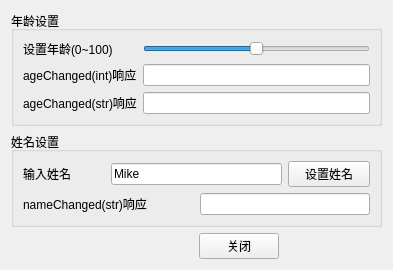
<?xml version="1.0" encoding="UTF-8"?>
<ui version="4.0">
 <class>Widget</class>
 <widget class="QWidget" name="Widget">
  <property name="geometry">
   <rect>
    <x>0</x>
    <y>0</y>
    <width>393</width>
    <height>266</height>
   </rect>
  </property>
  <property name="windowTitle">
   <string>资源文件、自定义信号</string>
  </property>
  <property name="windowIcon">
   <iconset resource="res.qrc">
    <normaloff>:/icon/images/app.ico</normaloff>:/icon/images/app.ico</iconset>
  </property>
  <layout class="QGridLayout" name="gridLayout_3">
   <item row="0" column="0">
    <widget class="QGroupBox" name="groupBox">
     <property name="title">
      <string>年龄设置</string>
     </property>
     <layout class="QGridLayout" name="gridLayout">
      <item row="0" column="0">
       <widget class="QLabel" name="label">
        <property name="text">
         <string>设置年龄(0~100)</string>
        </property>
       </widget>
      </item>
      <item row="0" column="1">
       <widget class="QSlider" name="sliderSetAge">
        <property name="maximum">
         <number>100</number>
        </property>
        <property name="value">
         <number>50</number>
        </property>
        <property name="orientation">
         <enum>Qt::Horizontal</enum>
        </property>
       </widget>
      </item>
      <item row="1" column="0">
       <widget class="QLabel" name="label_2">
        <property name="text">
         <string>ageChanged(int)响应</string>
        </property>
       </widget>
      </item>
      <item row="1" column="1">
       <widget class="QLineEdit" name="editAgeInt"/>
      </item>
      <item row="2" column="0">
       <widget class="QLabel" name="label_3">
        <property name="text">
         <string>ageChanged(str)响应</string>
        </property>
       </widget>
      </item>
      <item row="2" column="1">
       <widget class="QLineEdit" name="editAgeStr"/>
      </item>
     </layout>
    </widget>
   </item>
   <item row="1" column="0">
    <widget class="QGroupBox" name="groupBox_2">
     <property name="title">
      <string>姓名设置</string>
     </property>
     <layout class="QGridLayout" name="gridLayout_2">
      <item row="0" column="0">
       <widget class="QLabel" name="label_4">
        <property name="text">
         <string>输入姓名</string>
        </property>
       </widget>
      </item>
      <item row="0" column="1" colspan="2">
       <widget class="QLineEdit" name="editNameInput">
        <property name="inputMask">
         <string>Mike</string>
        </property>
       </widget>
      </item>
      <item row="1" column="0" colspan="2">
       <widget class="QLabel" name="label_5">
        <property name="text">
         <string>nameChanged(str)响应</string>
        </property>
       </widget>
      </item>
      <item row="1" column="2" colspan="2">
       <widget class="QLineEdit" name="editNameHello"/>
      </item>
      <item row="0" column="3">
       <widget class="QPushButton" name="btnSetName">
        <property name="text">
         <string>设置姓名</string>
        </property>
        <property name="icon">
         <iconset resource="res.qrc">
          <normaloff>:/icon/images/322.bmp</normaloff>:/icon/images/322.bmp</iconset>
        </property>
        <property name="checked">
         <bool>false</bool>
        </property>
       </widget>
      </item>
     </layout>
    </widget>
   </item>
   <item row="2" column="0">
    <layout class="QHBoxLayout" name="horizontalLayout">
     <item>
      <spacer name="horizontalSpacer">
       <property name="orientation">
        <enum>Qt::Horizontal</enum>
       </property>
       <property name="sizeHint" stdset="0">
        <size>
         <width>188</width>
         <height>20</height>
        </size>
       </property>
      </spacer>
     </item>
     <item>
      <widget class="QPushButton" name="btnClose">
       <property name="text">
        <string>关闭</string>
       </property>
       <property name="icon">
        <iconset resource="res.qrc">
         <normaloff>:/icon/images/132.bmp</normaloff>:/icon/images/132.bmp</iconset>
       </property>
      </widget>
     </item>
     <item>
      <spacer name="horizontalSpacer_2">
       <property name="orientation">
        <enum>Qt::Horizontal</enum>
       </property>
       <property name="sizeHint" stdset="0">
        <size>
         <width>78</width>
         <height>20</height>
        </size>
       </property>
      </spacer>
     </item>
    </layout>
   </item>
  </layout>
 </widget>
 <resources>
  <include location="res.qrc"/>
 </resources>
 <connections>
  <connection>
   <sender>btnClose</sender>
   <signal>clicked()</signal>
   <receiver>Widget</receiver>
   <slot>close()</slot>
   <hints>
    <hint type="sourcelabel">
     <x>240</x>
     <y>233</y>
    </hint>
    <hint type="destinationlabel">
     <x>129</x>
     <y>245</y>
    </hint>
   </hints>
  </connection>
 </connections>
</ui>
